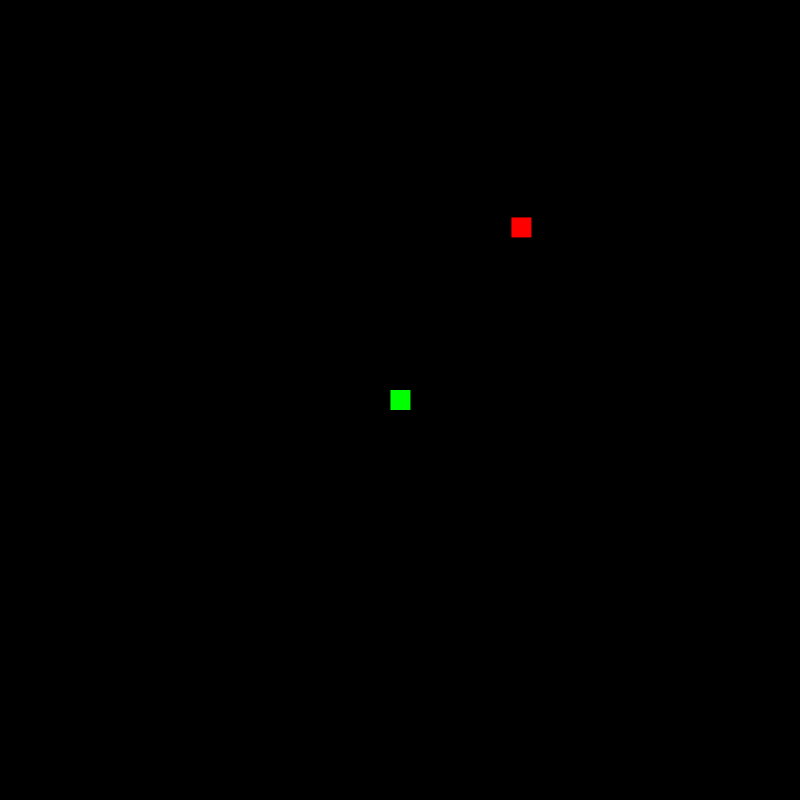
Frame 1 (no input)
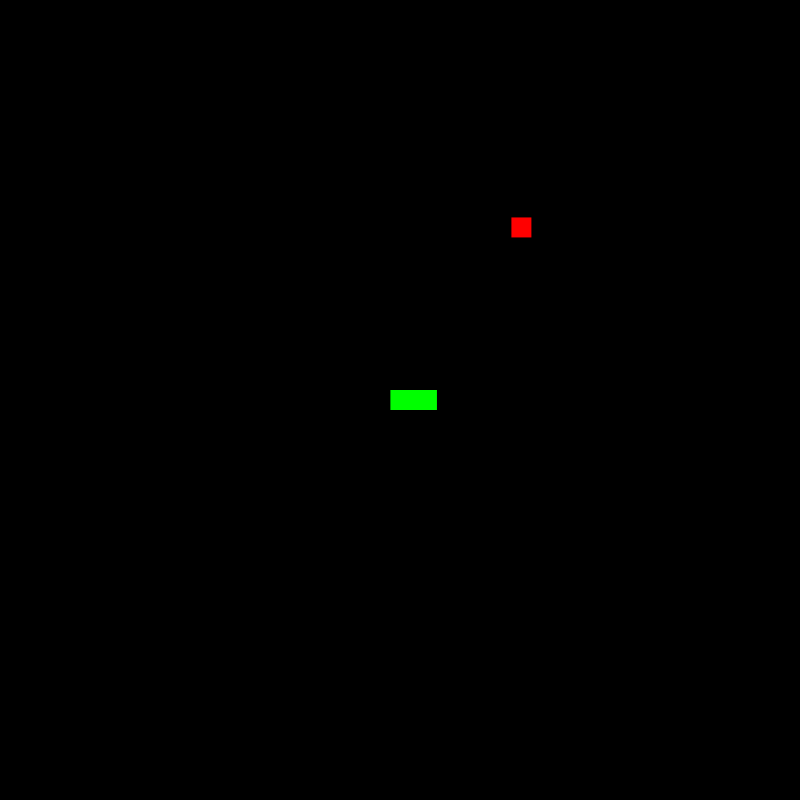
Frame 60 (the mouse pressed at the canvas centre just before this capture)
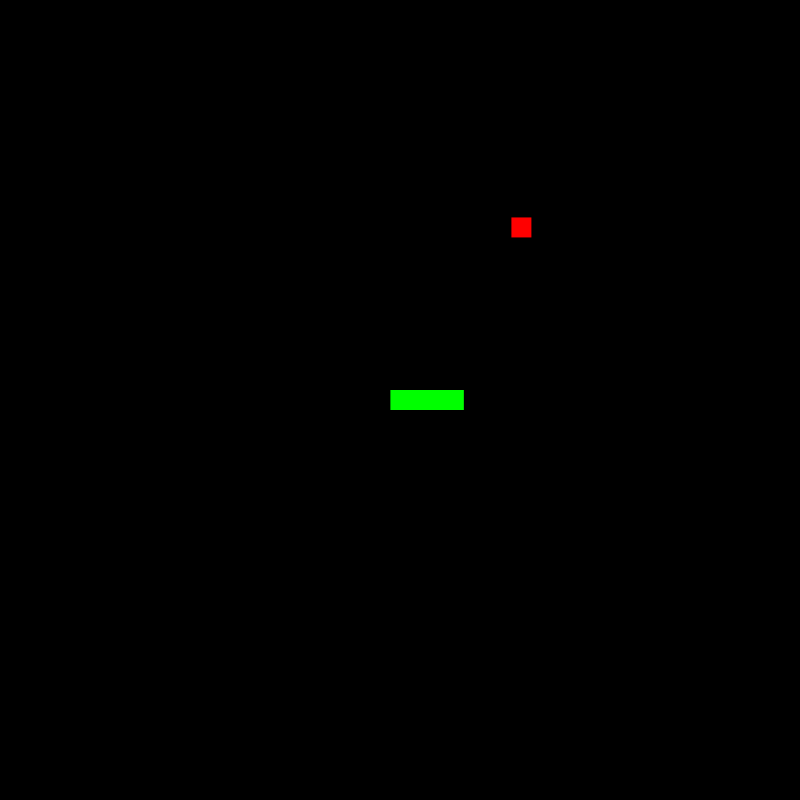
Frame 120 (the mouse held since frame 60 and released just before this capture)

The Processing sketch that drew these frames (run headless with seeded random() and noise(); from frame 60 on, the mouse is pressed at the canvas centre):

// Processing sketch: Snake
// ── Snake.pde
class fruit
{
  float x;
  float y;
  int z= 1;
  int b = 0;
  float sx = -10;
  float sy = -10;
  int a=90;

void keyPressed()
{
  if (key == 119)
  {
   a=0;
  }
}

void snake_block()
  {
        fill(0,255,0);
    clear();
    
    
    if (sx == -width/2 || sx == (width/2)-20)
    {
      sx = -10;
      sy = -10;
      
      
    }
    else{
    sx = sx-(1*cos(a));
    rect(sx,sy,20,20);
    }
   
}
  
  void food()
{
  if (z>0)
  {
 x = random(-width/2 +20,width/2 -20);
 y = random(-height/2 +20,height/2 -20);
 fill(255,0,0);
 noStroke();
 rect(x,y,20,20); 
 z--;
  }
}
  

  }
  

  
  
  
  
  

// ── person_running.pde
class snake
{
  
  
  
  
  
}

// ── snaz.pde
fruit f = new fruit();


void settings()
{
 size(800,800); 
}

void setup()
{
 background(0); 
  
}

void draw()
{
  translate(width/2,height/2);
f.food();
f.snake_block();  


}
